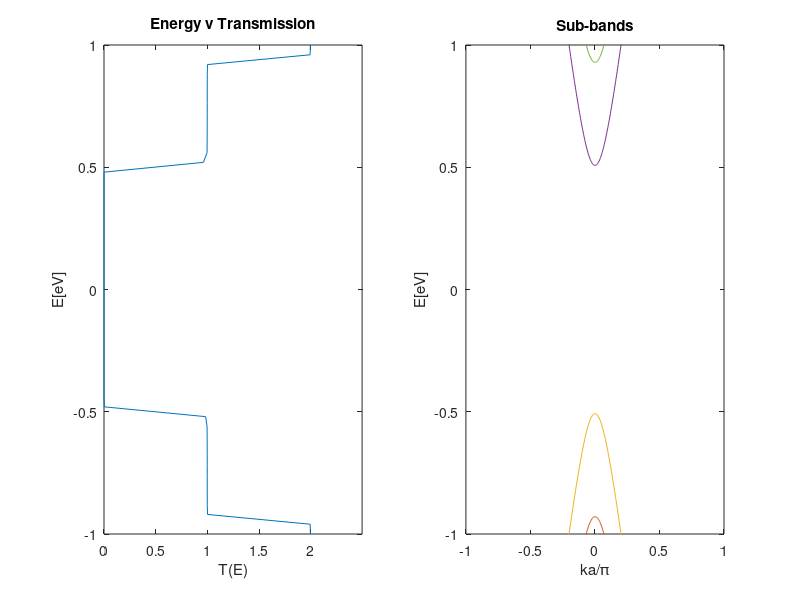
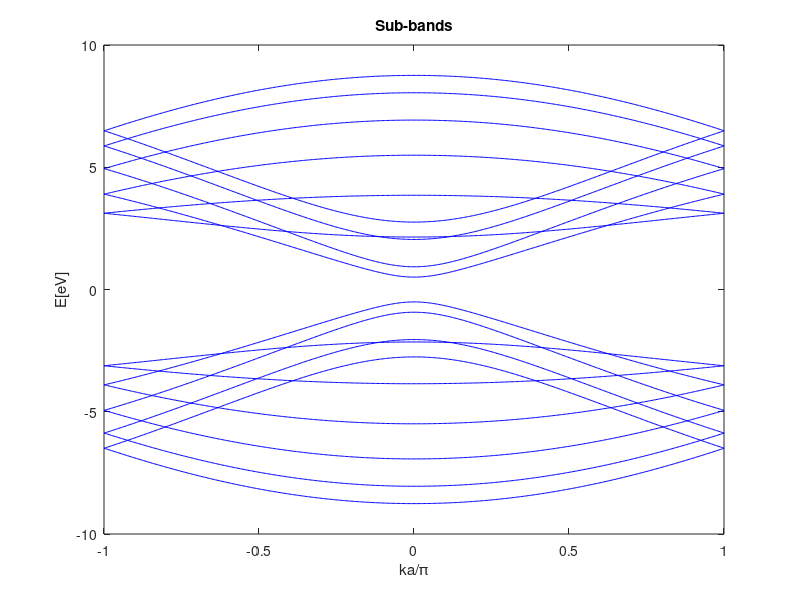

These charts were generated, in order, by the following MATLAB code:
% The band structure and NEGF for monolayer graphene Nanoribbons
% The major difference between graphene with infinite boundry-peoridic
% condictions: the unit cell is rectangular.

%% Device Setup
clear all; clc;

%define constants
a = 1.42;
q = 1.6e-19; 
hbar = 1.06e-34;
h = 2*pi*hbar;
m = 9.1e-31;
zplus=i*1e-3; 
%t has been given as a parameter
t = -3;

AtoM=1e-10;


f1 =1; f2 = 0;
fprintf('for GNR\n');
device = 1;

fprintf(1,'Enter the configuration of device you want to simulate Armchair/Zigzag\n')
fprintf(1,'1 for Armchair\n');
fprintf(1,'2 for Zigzag\n');
type = input('Valid inputs are 1 or 2 : ');

if (~((type == 1)||(type == 2)))
    type = 1;
end

%Points in GNR width
NW = input('Enter number of Unit Cells in the width : ');
if isempty(NW)
    NW = 12;
end

%Points in GNR length
NL = 1;
%Points in GNR unit cell
NU = 4;

%Define any scatterer as a delta potential barrier
%No scatterer

%Define phase breaking potential
D = 1e-12;
%Convergence criteria
errmax = 1e-3;
%Total H will be of LxWxU size
NT = NL*NW*NU;

fprintf(1,'Simulating...\n');

if (type == 1)
    fprintf(1,'Type: Armchair\n');
else
    fprintf(1,'Type: Zigzag\n');
end

%% NEGF Setup

%Define Hamiltonians and alpha, beta matrices
fprintf(1,'Hamiltonian Setup...please wait\n');
alphau = t*diag(ones(1,NU-1),1)+t*diag(ones(1,NU-1),-1); 
betaw = zeros(NU);
betal = zeros(NU);

%Armchair Structure for GNR
if ((type == 1)&&(device == 1))
    betaw(2,1) = t; betaw(3,4) = t;
    betal(4,1) = t;
elseif ((type == 2)&&(device == 1))

%Zigzag Structure for GNR
    betaw(4,1) = t;
    betal(2,1) = t; betal(3,4) = t;
elseif ((type == 1)&&(device == 2))
end


Bz = input('Magnetic field Bz: ');

% ignore z positions for calculation
A1 = [0,0];
B1 = [1/2,-sqrt(3)/2]*a;
A1_p = [3/2,-sqrt(3)/2]*a;
B1_p = [2,0]*a;

Xlist = [0,1/2,3/2,2]*a;
Ylist = [0,-sqrt(3)/2,-sqrt(3)/2,0]*a;

% dcell_alpha = [0,0];
% dcell_beta1 = [3,0]*a;
% dcell_beta2 = [0,sqrt(3)]*a;

alpha = kron(diag(ones(1,NW)),alphau)+kron(diag(ones(1,NW- 1),1),betaw)+kron(diag(ones(1,NW-1),-1),betaw');
beta = kron(diag(ones(1,NW)),betal);

l1 = sqrt(3)*a;
l2 = 3*a;

if (type == 1)
    
    fprintf('using gauge1 \n');
    
    % Modify alpha
    for i = 1:NU*NW
        for j = 1:NU*NW
            ii = floor((i-0.5)/NU);
            jj = floor((j-0.5)/NU);
            y_i = Ylist(i-ii*NU)+ii*l1;
            y_j = Ylist(j-jj*NU)+jj*l1;
            x_i = Xlist(i-ii*NU);
            x_j = Xlist(j-jj*NU);
            %dx = dcell_alpha(1);
            alpha(i,j) = alpha(i,j)*exp(1i*q*(-Bz)*(y_i+y_j)/2*(x_i-x_j)/hbar*AtoM^2);
        end
    end
    
    % Modify beta
    for i = 1:NU*NW
        for j = 1:NU*NW
            ii = floor((i-0.5)/NU);
            jj = floor((j-0.5)/NU);
            y_i = Ylist(i-ii*NU)+ii*l1;
            y_j = Ylist(j-jj*NU)+jj*l1;
            x_i = Xlist(i-ii*NU);
            x_j = Xlist(j-jj*NU);
            %dx = dcell_beta1(1);
            beta(i,j) = beta(i,j)*exp(1i*q*(-Bz)*(y_i+y_j)/2*(x_i-x_j+l2)/hbar*AtoM^2);
        end
    end
    
else
    
    fprintf('using gauge2 \n');
    
    % Modify alpha
    for i = 1:NU*NW
        for j = 1:NU*NW
            ii = floor((i-0.5)/NU);
            jj = floor((j-0.5)/NU);
            y_i = Ylist(i-ii*NU);
            y_j = Ylist(j-jj*NU);
            x_i = Xlist(i-ii*NU)+ii*l2;
            x_j = Xlist(j-jj*NU)+jj*l2;
            %dy = dcell_alpha(2);
            alpha(i,j) = alpha(i,j)*exp(1i*q*(-Bz)*(x_i+x_j)/2*(y_i-y_j)/hbar*AtoM^2);
        end
    end
    
    % Modify beta
    for i = 1:NU*NW
        for j = 1:NU*NW
            ii = floor((i-0.5)/NU);
            jj = floor((j-0.5)/NU);
            y_i = Ylist(i-ii*NU);
            y_j = Ylist(j-jj*NU);
            x_i = Xlist(i-ii*NU)+ii*l2;
            x_j = Xlist(j-jj*NU)+jj*l2;
            %dy = dcell_beta2(2);
            beta(i,j) = beta(i,j)*exp(1i*q*(-Bz)*(x_i+x_j)/2*(y_i-y_j+l1)/hbar*AtoM^2);
        end
    end

end


% Hamiltonian: 
H = kron(diag(ones(1,NL)),alpha)+kron(diag(ones(1,NL- 1),1),beta)+kron(diag(ones(1,NL-1),-1),beta');



%Define Energy grid for calculation of Transmission
E = linspace(-1,1,51);
%Define the matrices for NEGF
T = zeros(1,length(E));
g1 = inv(E(1)*eye(NW*NU)-alpha);
g2 = inv(E(1)*eye(NW*NU)-alpha);
Es = zeros(NT);
Esin = zeros(NT);
fprintf(1,'Done\n');

%% NEGF Calculations
fprintf(1,'Running NEGF...please wait\n')
fprintf(1,'Energy range = %d eV to %d eV\n',min(E),max(E)); 
fprintf(1,'%s\n',['[',blanks(length(E)),']']);
fprintf(1,' ');

%Run for each energy
for k = 1:length(E)
%Calculate surface GFs self consistently
%Calculate for beta'
    err = 100;
    while(err>errmax)
        g1new = inv((E(k)+zplus)*eye(NW*NU)-alpha-beta'*g1*beta); 
        err = (sum(sum(abs(g1new-g1))))/(sum(sum(abs(g1new+g1)))); 
        g1 = g1new;
    end
    sigma1  = beta'*g1*beta;
%Calculate for beta
    err = 100;
    while(err>errmax)
        g2new = inv((E(k)+zplus)*eye(NW*NU)-alpha-beta*g2*beta'); 
        err = (sum(sum(abs(g2new-g2))))/(sum(sum(abs(g2new+g2)))); 
        g2 = g2new;
    end
    sigma2  = beta*g2*beta';
%Calculate self energy matrices
    E1 = kron(diag([1 zeros(1,NL-1)]),sigma1);
    E2 = kron(diag([zeros(1,NL-1) 1]),sigma2);
%Calculate broadening
    G1 = 1i*(E1-E1'); 
    G2 = 1i*(E2-E2');
%Calculate G, Gn, A, T for coherent transport
%     G = inv((E(k)+1i*etaplus)*eye(NT)-H-E1-E2);
%     T(k) = real(trace(G1*G*G2*G'));
%     Gn = f1*(G*G1*G')+f2*(G*G2*G');
%     A = i*(G-G');
%Calculate G, Gn, A, T self consistently including the phase breaking processes
    err = 100;
    while(err>errmax)
        G = inv((E(k)+zplus)*eye(NT)-H-E1-E2-Es);
        Esnew = D*G;
        err = sum(sum(abs(Esnew-Es)))/sum(sum(abs(Esnew+Es))); 
        Es = Esnew;
    end
    % % % % % % % %
%      err = 100;
%      while(err>errmax)
%          Gn = f1*(G*G1*G')+f2*(G*G2*G')+(G*Esin*G');
%          Esinnew = D*Gn;
%          err = sum(sum(abs(Esinnew-Esin)))/sum(sum(abs(Esinnew+Esin))); Esin = Esinnew;
%      end
%      A=i*(G-G');
    T(k) = real(trace(G1*G*G2*G'));
    fprintf(1,'|');
end

fprintf(1,'\n');
fprintf(1,'Done\n');
%Calculate Subbands
ka = linspace(-pi,pi,501);
eigE = zeros(length(ka),NW*NU); 
fprintf(1,'Calculating Sub-bands...please wait\n'); 
for k = 1:length(ka)
    [V,D] = eig(alpha + beta*exp(1i*ka(k))+ beta'*exp(-1i*ka(k)));
    eigE(k,:) = diag(D);
end

fprintf(1,'Done\n');


%% Plot Figures
%Figure 1: Transmission and sub-band comparison figure(1);
subplot(1,2,1);
plot(T,E);
xlabel('T(E)');
ylabel('E[eV]');
title('Energy v Transmission');
xlim([0 max(T)+0.5]);

ylim([min(E) max(E)]);
subplot(1,2,2);
plot(ka/pi,eigE);
xlabel('ka/\pi');
ylabel('E[eV]');
title('Sub-bands');
ylim([min(E) max(E)]);

%Figure 2: Sub-bands
figure(2);
plot(ka/pi,eigE,'b');
xlabel('ka/\pi');
ylabel('E[eV]');
title('Sub-bands');